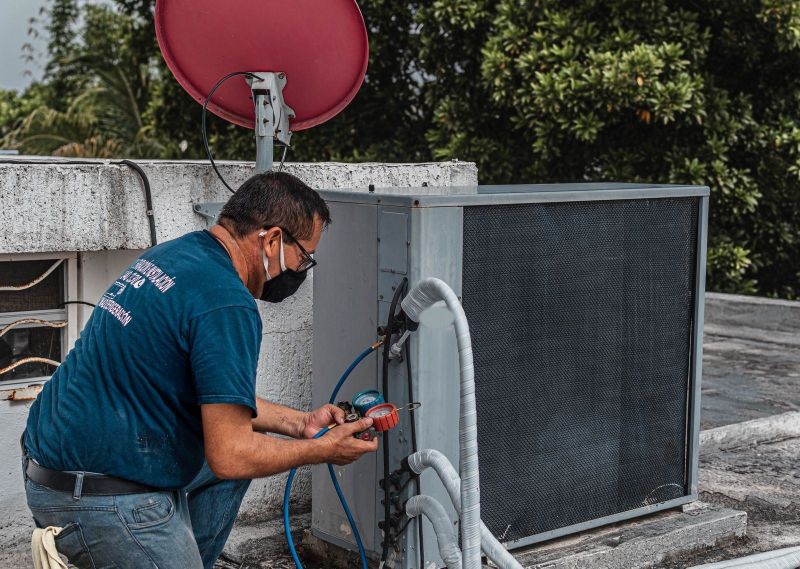
#> input picture clients/aircon-warehouse/ads/src/img/technician.jpg, 1600 x 1137 px, given in place of living-room-heat-pump-1600.jpg, which was not available (shown at 1/2 size)
$ python prep-images.py
#> lines starting #> are read from the running program, lines starting #| are printed output that depends on the picture; after the words box and inside, x2 and y2 are one past the last pixel; in counts of white or black regions, pixels touching at a corner belong together; pictures that were not available may be replaced by others from this repository, and a replacement may not be noted
# Builds ads/src/img/ from clients/aircon-warehouse/assets/. Run: python3 prep-images.py
from PIL import Image, ImageDraw, ImageFilter
import shutil
A='/home/user/leadhivenz-website/clients/aircon-warehouse/assets/'
O='/home/user/leadhivenz-website/clients/aircon-warehouse/ads/src/img/'
def debadge(src, dst, box, sample, pad=6):
#> called with box = (1066, 132, 1092, 146), sample = (1080, 152), pad = 4
    im = Image.open(src).convert('RGB')
#> im is the input picture: PIL image 1600x1137 RGB; mean R, G, B 77.9, 78.1, 78.5
    col = im.getpixel(sample)
#> col = (187, 192, 134)
    patch = im.copy()
    d = ImageDraw.Draw(patch)
    d.ellipse(box, fill=col)
    patch = patch.filter(ImageFilter.GaussianBlur(2))
    import numpy as np
    a = np.asarray(patch).astype(np.int16)
    n = np.random.default_rng(1).normal(0, 3.5, a.shape[:2])[..., None]
    patch = Image.fromarray(np.clip(a + n, 0, 255).astype(np.uint8))
    mask = Image.new('L', im.size, 0)
#> mask: PIL image 1600x1137 L; every value is 0
    ImageDraw.Draw(mask).ellipse((box[0]-pad, box[1]-pad, box[2]+pad, box[3]+pad), fill=255)
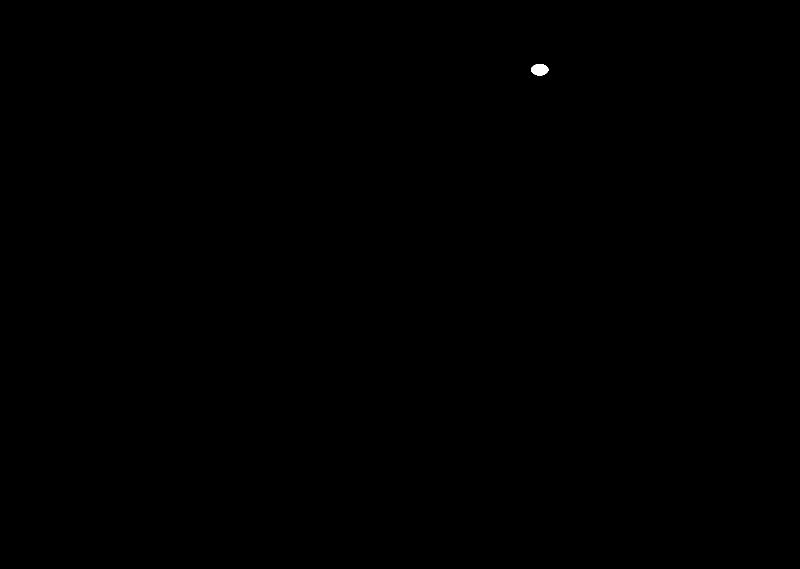
#> mask: PIL image 1600x1137 L (shown at 1/2 size); 0.03% white; 1 white region, box (x1, y1, x2, y2) and area: (1062, 128, 1097, 151) 629
    mask = mask.filter(ImageFilter.GaussianBlur(4))
    im.paste(patch, (0,0), mask)
    im.save(dst, quality=92)
    return im
debadge(A+'stock/living-room-heat-pump-1600.jpg', O+'living-room.jpg', (1066,132,1092,146), (1080,152), pad=4)
# (apartment-build.jpg is written below with the sign softened)
for f in ['logo-full-white.png','logo-mark.png']: shutil.copy(A+f, O+f)
#> this loop made 2 passes
#> f on passes 1 to 2: 'logo-full-white.png', 'logo-mark.png'

# Builders photo: soften the third-party site sign (another company's name and phone number)
im = Image.open(A+'site-banner.jpg').convert('RGB')
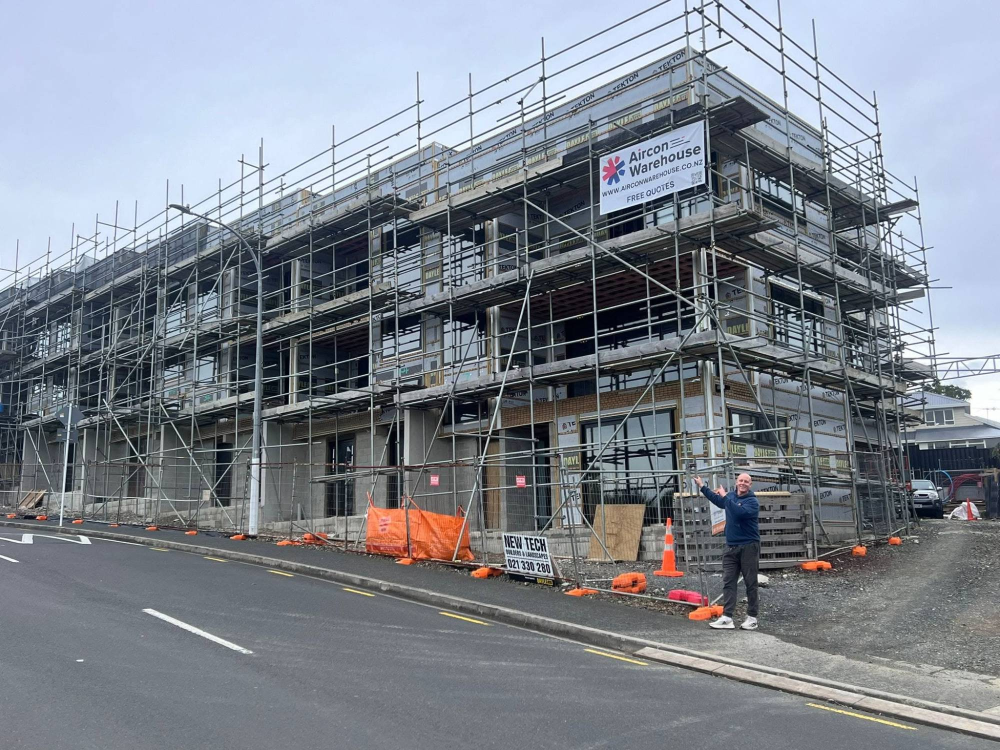
#> input picture clients/aircon-warehouse/assets/site-banner.jpg, 2000 x 1500 px, found by its file name (shown at 1/2 size)
#> im is the input picture: PIL image 2000x1500 RGB; mean R, G, B 126.4, 132.7, 142.1
box = (1000, 1062, 1114, 1158)
blur = im.filter(ImageFilter.GaussianBlur(7)).point(lambda v: int(v * .62))
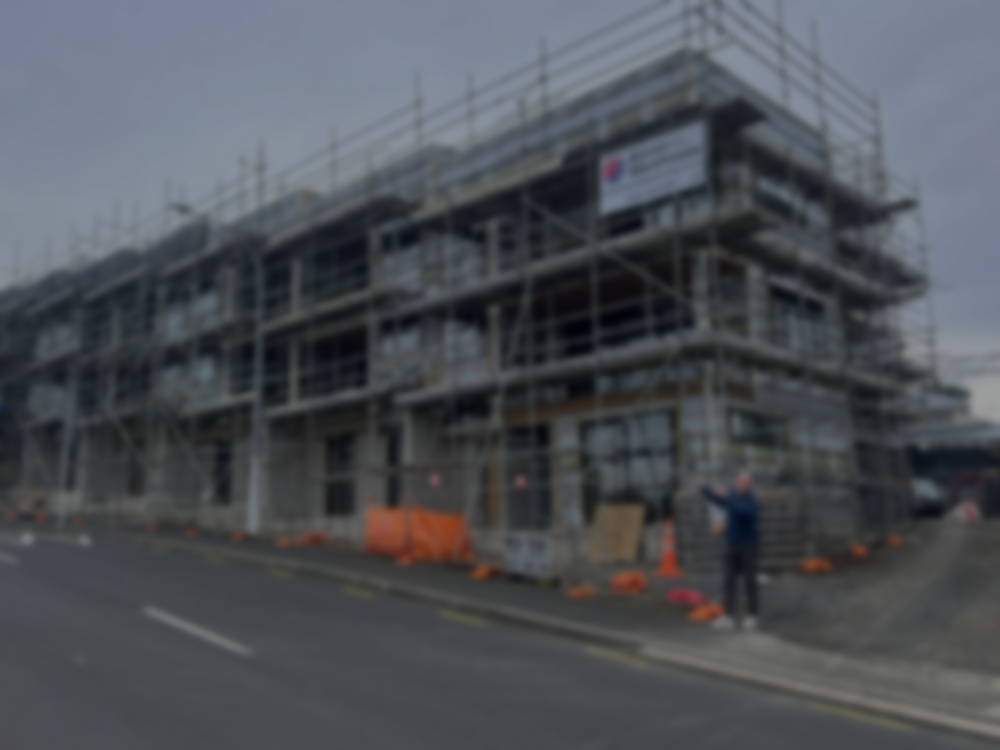
#> blur: PIL image 2000x1500 RGB (shown at 1/2 size); mean R, G, B 77.9, 81.8, 87.6
mask = Image.new('L', im.size, 0)
#> mask: PIL image 2000x1500 L; every value is 0
ImageDraw.Draw(mask).rectangle(box, fill=255)
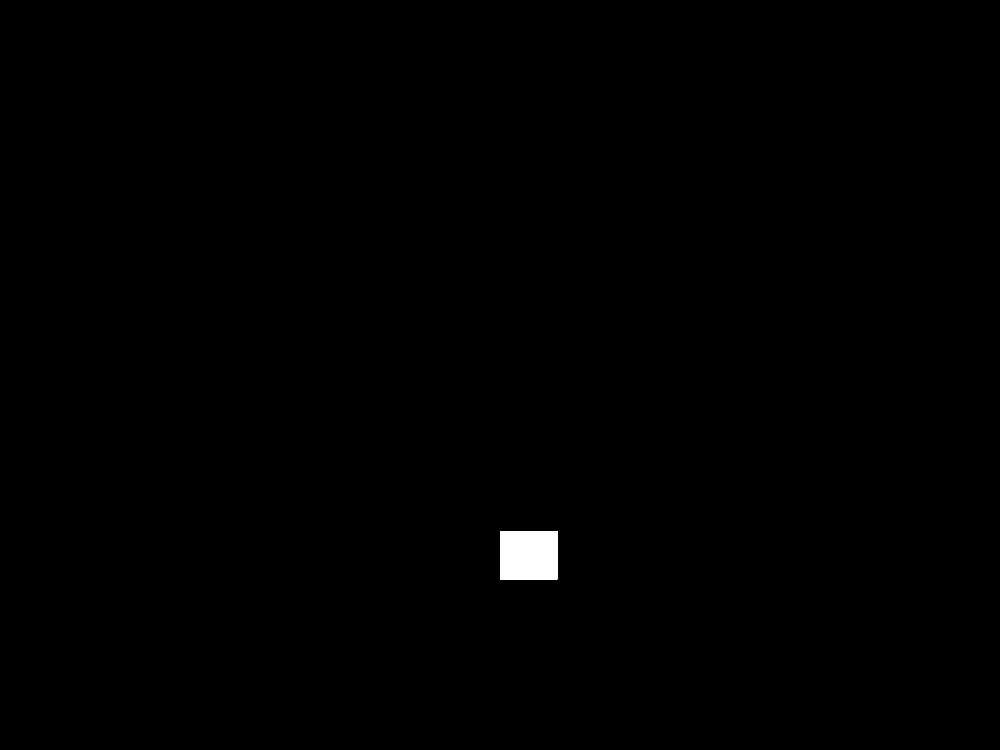
#> mask: PIL image 2000x1500 L (shown at 1/2 size); 0.37% white; 1 white region, box (x1, y1, x2, y2) and area: (1000, 1062, 1115, 1159) 11155
mask = mask.filter(ImageFilter.GaussianBlur(3))
im.paste(blur, (0, 0), mask)
im.save(O+'apartment-build.jpg', quality=92)

# Trades photo (coordinator swap): clean indoor high-wall unit, no brand badge visible
shutil.copy(A+'stock/high-wall-unit-closeup-1600.jpg', O+'indoor-unit.jpg')
